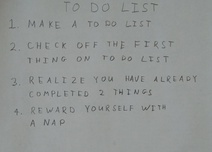
#> input picture CV_hw5/images/01_list.jpg, 212 x 152 px, shrunk from 2270 x 1631 before the run, given in place of cv_cover.jpg, which was not available
$ python HarryPotterize.py
#> lines starting #> are read from the running program, lines starting #| are printed output that depends on the picture; pictures that were not available may be replaced by others from this repository, and a replacement may not be noted
### CV_hw2/python/matchPics.py
import numpy as np
import cv2
import skimage.color
from skimage.color import rgb2gray
from helper import briefMatch
from helper import computeBrief
from helper import corner_detection

def matchPics(I1, I2, opts):
	#I1, I2 : Images to match
	#opts: input opts
	ratio = opts.ratio  #'ratio for BRIEF feature descriptor'
	sigma = opts.sigma  #'threshold for corner detection using FAST feature detector'

	#Convert Images to GrayScale
	img_1 = rgb2gray(I1)
	img_2 = rgb2gray(I2)

	#Detect Features in Both Images
	locs1=corner_detection(img_1,sigma)
	locs2=corner_detection(img_2,sigma)

	#Obtain descriptors for the computed feature locations
	desc1, locs1 = computeBrief(img_1, locs1)
	desc2, locs2 = computeBrief(img_2, locs2)
	#print(desc1.shape)
	#print(locs1.shape)


	#Match features using the descriptors
	matches = briefMatch(desc1, desc2, ratio)
	#print(matches.shape)

	return matches, locs1, locs2

### CV_hw2/python/helper.py
import numpy as np
import cv2
import scipy.io as sio
from matplotlib import pyplot as plt
import skimage.feature

PATCHWIDTH = 9

def briefMatch(desc1,desc2,ratio):

	matches = skimage.feature.match_descriptors(desc1,desc2,'hamming',cross_check=True,max_ratio=ratio)
	return matches


# [8 lines left out: function plotMatches, not called in this run]


def makeTestPattern(patchWidth, nbits):
	np.random.seed(0)
	compareX = patchWidth*patchWidth * np.random.random((nbits,1))
	compareX = np.floor(compareX).astype(int)
	np.random.seed(1)
	compareY = patchWidth*patchWidth * np.random.random((nbits,1))
	compareY = np.floor(compareY).astype(int)

	return (compareX, compareY)


def computePixel(img, idx1, idx2, width, center):
	halfWidth = width // 2
	col1 = idx1 % width - halfWidth
	row1 = idx1 // width - halfWidth
	col2 = idx2 % width - halfWidth
	row2 = idx2 // width - halfWidth
	return 1 if img[int(center[0]+row1)][int(center[1]+col1)] < img[int(center[0]+row2)][int(center[1]+col2)] else 0


def computeBrief(img, locs):


	patchWidth = 9
	nbits = 256
	compareX, compareY = makeTestPattern(patchWidth,nbits)
	m, n = img.shape

	halfWidth = patchWidth//2

	locs = np.array(list(filter(lambda x: halfWidth <= x[0] < m-halfWidth and halfWidth <= x[1] < n-halfWidth, locs)))
	desc = np.array([list(map(lambda x: computePixel(img, x[0], x[1], patchWidth, c), zip(compareX, compareY))) for c in locs])

	return desc, locs


def corner_detection(img, sigma):
	# fast method
	result_img = skimage.feature.corner_fast(img, n=PATCHWIDTH, threshold=sigma)
	locs = skimage.feature.corner_peaks(result_img, min_distance=1)
	return locs

### CV_hw2/python/planarH.py
import numpy as np
from skimage.color import rgb2gray
import numpy.matlib
import cv2
import numpy.ma as ma


# [96 lines left out: functions computeH, findCenter, computeH_norm, not called in this run]
def computeH_ransac(locs1, locs2, opts):

	#Q2.2.3
	#Compute the best fitting homography given a list of matching points
	max_iters = opts.max_iters  # the number of iterations to run RANSAC for
	inlier_tol = opts.inlier_tol # the tolerance value for considering a point to be an inlier
	# pair1 = locs1[matches[:,0]]
	# pair2 = locs2[matches[:,1]]
	pair1 = np.array(locs1)
	pair1[:,[0,1]] = pair1[:,[1,0]] # swap row and column due to openCV convention
	pair2 = np.array(locs2)
	pair2[:, [0, 1]] = pair2[:, [1, 0]] # swap row and column due to openCV convention
	rand_pair1 = np.zeros((4,2))
	rand_pair2 = np.zeros((4,2))

	max_count = 0
	bestH2to1 = np.eye(3)

	# transform to homogeneous coordinates
	homo_pair1 = np.transpose(np.hstack((pair1, np.ones((pair1.shape[0], 1)))))
	homo_pair2 = np.transpose(np.hstack((pair2, np.ones((pair2.shape[0], 1)))))

	while max_iters > 0:
			ind = np.random.choice(locs1.shape[0], 4, replace=False)
			rand_pair1[:,:] = pair1[ind]
			rand_pair2[:,:] = pair2[ind]
			H2to1 = computeH_norm(rand_pair1, rand_pair2)

			#project locs2 to locs1
			projected_pair2 = np.dot(H2to1, homo_pair2)
			projected_pair2[2,:] = np.where(projected_pair2[2,:] == 0 , 1, projected_pair2[2,:])
			projected_pair2 = projected_pair2 * (1 / projected_pair2[2, :])   # divide by z
			dist = np.sum((homo_pair1[0:2] - projected_pair2[0:2]) ** 2, axis=0) ** 0.5


			inlier_count = dist[dist <= inlier_tol].size
			if inlier_count > max_count:
				max_count = inlier_count
				bestH2to1 = H2to1
			max_iters -= 1
	return bestH2to1
# [14 lines left out: function compositeH, not called in this run]

### CV_hw2/python/opts.py
'''
Hyperparameters wrapped in argparse
This file contains most of tuanable parameters for this homework


You can change the values by changing their default fields or by command-line
arguments. For example, "python q2_1_4.py --sigma 0.15 --ratio 0.7"
'''

import argparse

def get_opts():
    parser = argparse.ArgumentParser(description='16-720 HW2: Homography')

    ## Feature detection (requires tuning)
    parser.add_argument('--sigma', type=float, default=0.15,
                        help='threshold for corner detection using FAST feature detector')
    parser.add_argument('--ratio', type=float, default=0.7,
                        help='ratio for BRIEF feature descriptor')

    ## Ransac (requires tuning)
    parser.add_argument('--max_iters', type=int, default=500,
                        help='the number of iterations to run RANSAC for')
    parser.add_argument('--inlier_tol', type=float, default=0.5,
                        help='the tolerance value for considering a point to be an inlier')

    ## Additional options (add your own hyperparameters here)

    ##
    opts = parser.parse_args()

    return opts

### CV_hw2/python/HarryPotterize.py
import cv2
from opts import get_opts

#Import necessary functions
from matchPics import matchPics
from planarH import computeH_ransac
from planarH import compositeH
import matplotlib.pyplot as plt


#Write script for Q2.2.4
opts = get_opts()
#read in images
cv_cover = cv2.imread('../data/cv_cover.jpg')
#> cv_cover is the input picture: shape (152, 212, 3); mean B, G, R 149, 150.1, 146.6
cv_desk = cv2.imread('../data/cv_desk.png')
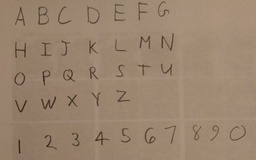
#> input picture CV_hw5/images/02_letters.jpg, 256 x 160 px, shrunk from 2743 x 1712 before the run, given in place of cv_desk.png, which was not available
#> cv_desk is the input picture: shape (160, 256, 3); mean B, G, R 111.1, 132.5, 154.2
hp_cover = cv2.imread('../data/hp_cover.jpg')
hp_cover = cv2.cvtColor(hp_cover,cv2.COLOR_BGR2RGB)
cv_desk = cv2.cvtColor(cv_desk,cv2.COLOR_BGR2RGB)
hp_cover = cv2.resize(hp_cover,(cv_cover.shape[1],cv_cover.shape[0]))
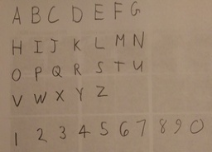
#> hp_cover: shape (152, 212, 3); mean R, G, B 154.1, 132.4, 111
# print(hp_cover.shape)
# print(cv_cover.shape)

matches, locs1, locs2 = matchPics(cv_desk,cv_cover, opts)
#> in matchPics, `img_1 = rgb2gray(I1)`:
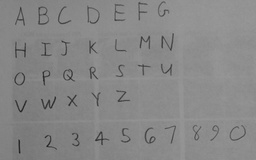
#> img_1: shape (160, 256) float64; min 0.118, max 0.6, mean 0.532
#> in corner_detection, `result_img = skimage.feature.corner_fast(img, n=PATCHWIDTH, threshold=..`:
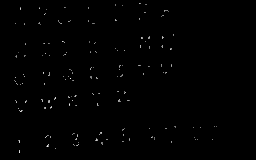
#> result_img: shape (160, 256) float64; min 0, max 5.71, mean 0.0278; drawn with min black and max white
#> in corner_detection, `locs = skimage.feature.corner_peaks(result_img, min_distance=1)`: locs = 148 pairs, first value 3 to 152, second value 15 to 216
#> in matchPics, `locs1=corner_detection(img_1,sigma)`: locs1 has the same summary as locs in corner_detection
#> call 2 of corner_detection, with sigma = 0.15
#> in corner_detection (call 2), `result_img = skimage.feature.corner_fast(img, n=PATCHWIDTH, threshold=..`:
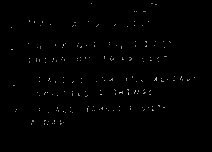
#> result_img: shape (152, 212) float64; min 0, max 4.81, mean 0.0282; drawn with min black and max white
#> in corner_detection (call 2), `locs = skimage.feature.corner_peaks(result_img, min_distance=1)`: locs = 192 pairs, first value 3 to 124, second value 11 to 194
#> in matchPics, `locs2=corner_detection(img_2,sigma)`: locs2 has the same summary as locs in corner_detection
#> in computeBrief, `locs = np.array(list(filter(lambda x: halfWidth <= x[0] < m-halfWidth ..`: locs = 147 pairs, first value 4 to 152, second value 15 to 216
#> in matchPics, `desc1, locs1 = computeBrief(img_1, locs1)`: locs1 has the same summary as locs in computeBrief
#> in matchPics, `desc2, locs2 = computeBrief(img_2, locs2)`: locs2 = 190 pairs, first value 4 to 124, second value 11 to 194
#> in briefMatch, `matches = skimage.feature.match_descriptors(desc1,desc2,'hamming',cros..`: matches = [[69, 65], [129, 171]]
#> matches = [[69, 65], [129, 171]]; locs1 has the same summary as locs in computeBrief
pair1 = locs1[matches[:,0]]
#> pair1 = [[44, 25], [137, 154]]
pair2 = locs2[matches[:,1]]
#> pair2 = [[21, 29], [57, 80]]
homography = computeH_ransac(pair1, pair2, opts)
#> in computeH_ransac, `pair1 = np.array(locs1)`: pair1 = [[44, 25], [137, 154]]
#> in computeH_ransac, `pair2 = np.array(locs2)`: pair2 = [[21, 29], [57, 80]]
#> in computeH_ransac, `homo_pair1 = np.transpose(np.hstack((pair1, np.ones((pair1.shape[0], 1..`: homo_pair1 = [[25, 154], [44, 137], [1, 1]]
#> in computeH_ransac, `homo_pair2 = np.transpose(np.hstack((pair2, np.ones((pair2.shape[0], 1..`: homo_pair2 = [[29, 80], [21, 57], [1, 1]]
#> after the loop in computeH_ransac, `while max_iters > 0:`: bestH2to1 = [[1, 0, 0], [0, 1, 0], [0, 0, 1]]; max_count = 0; max_iters = 500; rand_pair1 = [[0, 0], [0, 0], [0, 0], [0, 0]]
#> (the run stopped early here; a loop or call above may not have finished)
